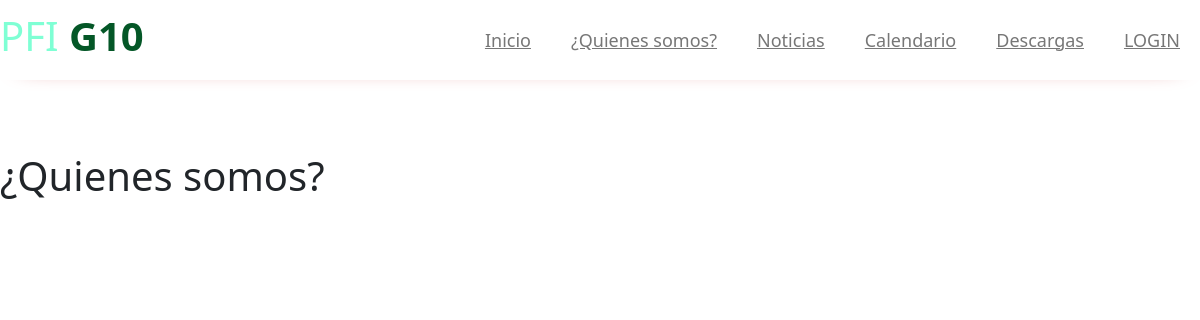
The page /Somos/quienes on the database as committed earlier.
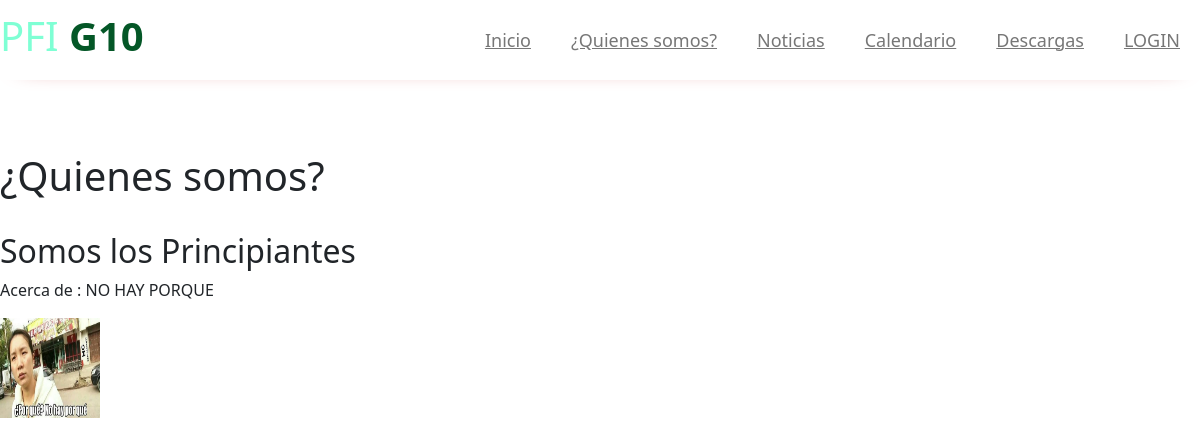
The same page on the database as committed later.
### apps/somos/models.py (models this page shows, shortened)
class Somos(models.Model):
	titulo = models.CharField(max_length = 120)
	creado = models.DateField(auto_now_add = True)
	cuerpo = models.TextField()
	autor = models.CharField(max_length = 50, null=True, blank = True)
	imagen = models.ImageField(upload_to = 'somos', null=True, blank = True)

### apps/somos/views.py (the view)
# urls.py: path('quienes', views.Quienes, name = 'quienes_somos'),
def Quienes(request):
	ctx = {}
	todas = Somos.objects.all()
	ctx['notis'] = todas
	return render(request,'somos/quienes_somos.html',ctx)

### templates/somos/quienes_somos.html
{% extends 'base.html' %}
{% load static %}
{% block contenido %}
	<br>
	<h1>¿Quienes somos?</h1>
	<br>
	{% for n in notis %}
		<h2>{{ n.titulo }}</h2>
		<p>Acerca de : {{ n.cuerpo }}</p>
		{% if n.imagen %}
			<img src="{{ n.imagen.url }}" width="100px" height="100px">
		{% else %}
			<p>NO TIENE IMAGEN </p>
		{% endif %}
	{% endfor %}
{% endblock contenido %}

Rows that differ between the two databases and show on the page:
added Somos: titulo "Somos los Principiantes", cuerpo "NO HAY PORQUE", imagen (picture)
